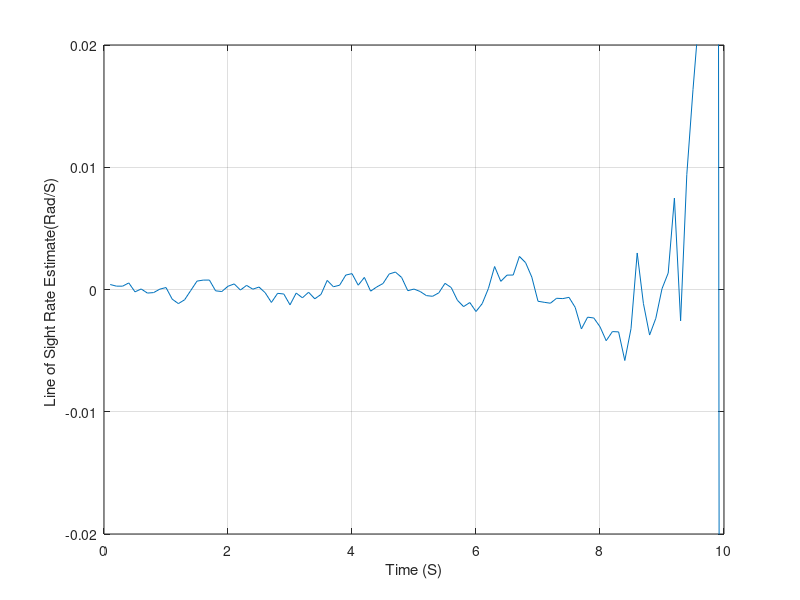

Here is the MATLAB script that generated this plot:
clear
count=0;
VM=3000.;
VT=1000.;
XNT=0.;
RM1IC=.001;
RM2IC=10000.;
RT1IC=40000.;
RT2IC=10000.;
HEDEG=0.;
XNP=3.;
BETA=.8;
TS=.1;
SIGNOISE=.001;
NOISE=1;
RT1=RT1IC;
RT2=RT2IC;
RM1=RM1IC;
RM2=RM2IC;
BETAT=0.;
VT1=-VT*cos(BETAT);
VT2=VT*sin(BETAT);
HE=HEDEG/57.3;
GFILTER=1.-BETA^2;
HFILTER=(1.-BETA)^2;
XLAMH=0.;
XLAMDH=0.;
XNC=0.;
T=0.;
S=0.;
RTM1=RT1-RM1;
RTM2=RT2-RM2;
RTM=sqrt(RTM1^2+RTM2^2);
XLAM=atan2(RTM2,RTM1);
XLEAD=asin(VT*sin(BETAT+XLAM)/VM);
THET=XLAM+XLEAD;
VM1=VM*cos(THET+HE);
VM2=VM*sin(THET+HE);
VTM1=VT1-VM1;
VTM2=VT2-VM2;
VC=-(RTM1*VTM1+RTM2*VTM2)/RTM;
while VC >= 0        
  	if RTM < 1000
      		H=.0002;
   	else
      		H=.01;
   	end
   	BETATOLD=BETAT;
	RT1OLD=RT1;
	RT2OLD=RT2;
	RM1OLD=RM1;
	RM2OLD=RM2;
	VM1OLD=VM1;
   	VM2OLD=VM2;
   	STEP=1;
	FLAG=0;
	while STEP <=1
		if FLAG==1
			STEP=2;
         		BETAT=BETAT+H*BETATD;
         		RT1=RT1+H*VT1;
         		RT2=RT2+H*VT2;
         		RM1=RM1+H*VM1;
         		RM2=RM2+H*VM2;
         		VM1=VM1+H*AM1;
         		VM2=VM2+H*AM2;
         		T=T+H;
      		end
      		THETT=atan2(RT2,RT1);
      		THETM=atan2(RM2,RM1);
      		RT=sqrt(RT1^2+RT2^2);
      		RM=sqrt(RM1^2+RM2^2);
      		RTM1=RT1-RM1;
      		RTM2=RT2-RM2;
      		RTM=sqrt(RTM1^2+RTM2^2);
      		VTM1=VT1-VM1;
      		VTM2=VT2-VM2;
      		VC=-(RTM1*VTM1+RTM2*VTM2)/RTM;
      		XLAM=atan(RTM2/RTM1);
      		XLAMD=(RTM1*VTM2-RTM2*VTM1)/(RTM*RTM);
      		XNC=XNP*VC*XLAMDH;
      		AM1=-XNC*sin(XLAM);
      		AM2=XNC*cos(XLAM);
      		VT1=-VT*cos(BETAT);
      		VT2=VT*sin(BETAT);
      		BETATD=XNT/VT;
      		FLAG=1;
   	end
   	FLAG=0;
 	BETAT=.5*(BETATOLD+BETAT+H*BETATD);
 	RT1=.5*(RT1OLD+RT1+H*VT1);
	RT2=.5*(RT2OLD+RT2+H*VT2);
	RM1=.5*(RM1OLD+RM1+H*VM1);
	RM2=.5*(RM2OLD+RM2+H*VM2);
	VM1=.5*(VM1OLD+VM1+H*AM1);
	VM2=.5*(VM2OLD+VM2+H*AM2);
	S=S+H;
   	if S>=(TS - 1e-5)
      		S=0.;
      		if NOISE==1,
         		THETTNOISE=SIGNOISE*randn;
		else
			THETTNOISE=0.;
		end;
      		THETTM=THETT+THETTNOISE;
      		THETMM=THETM;
      		RT1M=RT*cos(THETTM);
      		RT2M=RT*sin(THETTM);
      		RM1M=RM*cos(THETMM);
      		RM2M=RM*sin(THETMM);
      		XLAMM=atan2((RT2M-RM2M),(RT1M-RM1M));
      		RES=XLAMM-(XLAMH+TS*XLAMDH);
      		XLAMH=GFILTER*RES+XLAMH+TS*XLAMDH;
      		XLAMDH=HFILTER*RES/TS+XLAMDH;
      		XNC=XNP*VC*XLAMDH;
      		RT1KM=RT1/3280.;      
      		RT2KM=RT2/3280.;
      		RM1KM=RM1/3280.;
      		RM2KM=RM2/3280.;
      		count=count+1;
      		ArrayT(count)=T;
      		ArrayXLAMD(count)=XLAMD;
      		ArrayXLAMDH(count)=XLAMDH;
      		ArrayXNCG(count)=XNC/32.2;
      		ArrayRTM(count)=RTM;
   	end
end
figure
plot(ArrayT,ArrayXLAMDH),grid
xlabel('Time (S)')
ylabel('Line of Sight Rate Estimate(Rad/S) ')
axis([0 10 -.02 .02])
clc
output=[ArrayT',ArrayXLAMD',ArrayXLAMDH',ArrayXNCG',ArrayRTM'];
save datfil output -ascii
disp 'simulation finished'
